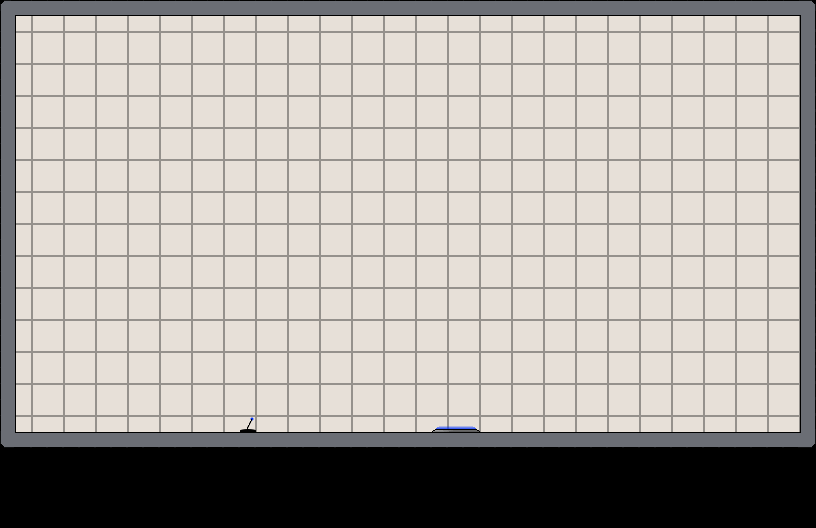

Rendered tile map (Tiled .tmx) drawn with the repository's tilesets; below, a short description and the map source with its tile grids summarised:
An orthogonal 51x33 tile map with 16x16 px tiles, 7 tile layers (background, walls, switches, gravTiles, ...) and 2 objects (spawnPoint1, tut).

<map version="1.0" orientation="orthogonal" width="51" height="33" tilewidth="16" tileheight="16">
 <tileset firstgid="1" name="interiorTileset" tilewidth="16" tileheight="16">
  <image source="interiorTileset.png" trans="ff00ff" width="144" height="64" />
 </tileset>
 <layer name="background" width="51" height="33">
  <data>[1683 cells, 1683 non-empty, 5 distinct tile ids]</data>
 </layer>
 <layer name="walls" width="51" height="33">
  <data>[1683 cells, 154 non-empty, 8 distinct tile ids]</data>
 </layer>
 <layer name="switches" width="51" height="33">
  <data>[1683 cells, 1 non-empty, 1 distinct tile ids]</data>
 </layer>
 <layer name="gravTiles" width="51" height="33">
  <data>[1683 cells, 0 non-empty, 0 distinct tile ids]</data>
 </layer>
 <objectgroup name="spawnPoint" width="51" height="33">
  <object name="spawnPoint1" x="62" y="381" />
 </objectgroup>
 <layer name="acid" width="51" height="33">
  <data>[1683 cells, 0 non-empty, 0 distinct tile ids]</data>
 </layer>
 <layer name="exit" width="51" height="33">
  <data>[1683 cells, 1 non-empty, 1 distinct tile ids]</data>
 </layer>
 <layer name="exitDummyTiles" width="51" height="33">
  <data>[1683 cells, 2 non-empty, 2 distinct tile ids]</data>
 </layer>
 <objectgroup name="tutorial" width="51" height="33">
  <object name="tut" x="248" y="416" />
 </objectgroup>
</map>
